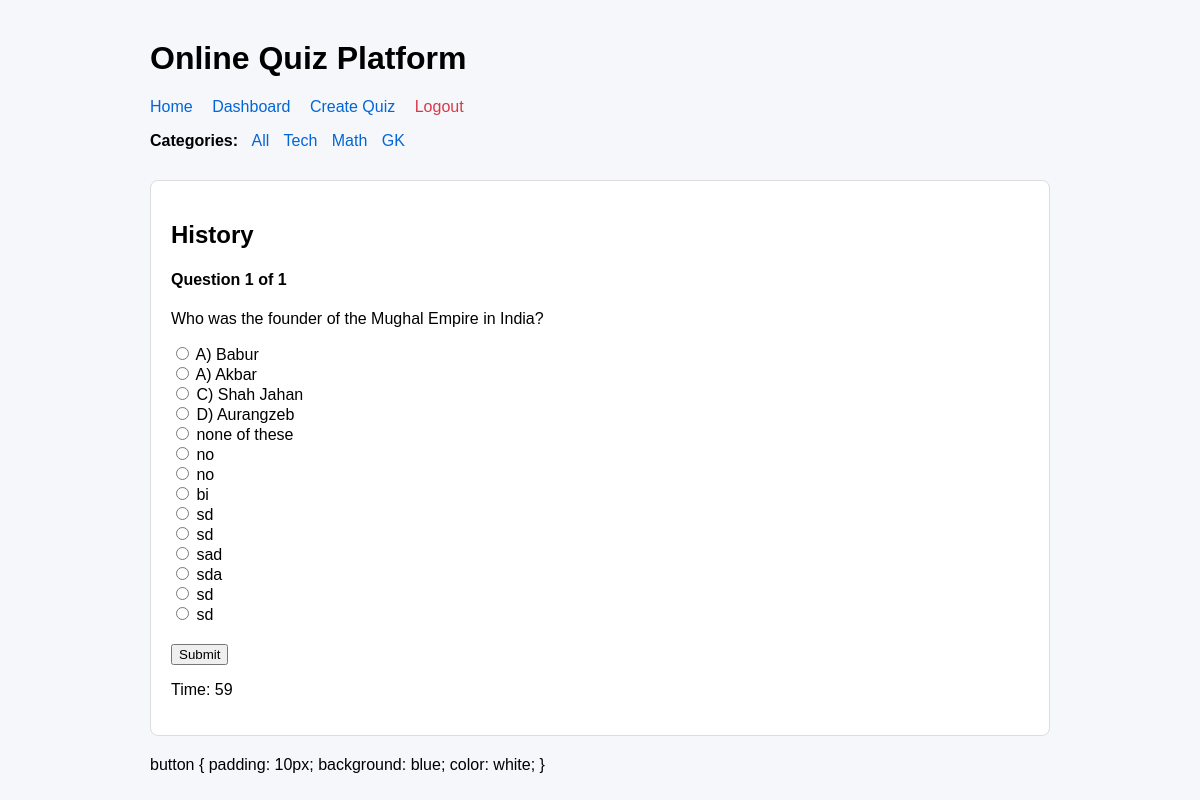
The page /quiz/1/ (signed in) on the database its author committed.
### quiz/models.py (models this page shows, shortened)
class Quiz(models.Model):
    CATEGORY_CHOICES = [
        ('tech', 'Technology'),
        ('math', 'Mathematics'),
        ('gk', 'General Knowledge'),
    ]
    DIFFICULTY_CHOICES = [
        ('easy', 'Easy'),
        ('medium', 'Medium'),
        ('hard', 'Hard'),
    ]
    title = models.CharField(max_length=200)
    description = models.TextField(blank=True)
    category = models.CharField(max_length=50, choices=CATEGORY_CHOICES, default='tech')
    difficulty = models.CharField(max_length=50, choices=DIFFICULTY_CHOICES, default='easy')
    created_by = models.ForeignKey(User, on_delete=models.CASCADE)
    created_at = models.DateTimeField(auto_now_add=True)

class Question(models.Model):
    quiz = models.ForeignKey(Quiz, on_delete=models.CASCADE, related_name='questions')
    question_text = models.TextField()

class Choice(models.Model):
    question = models.ForeignKey(Question, on_delete=models.CASCADE, related_name='choices')
    choice_text = models.CharField(max_length=255)
    is_correct = models.BooleanField(default=False)

### quiz/views.py (the view, shortened to what this page needs)
# urls.py: path('quiz/<int:quiz_id>/', views.start_quiz, name='start_quiz'),
def start_quiz(request, quiz_id):
    quiz = get_object_or_404(Quiz, id=quiz_id)
    questions = quiz.questions.prefetch_related('choices').all()
    return render(request, 'start_quiz.html', {
        'quiz': quiz,
        'questions': questions,
    })

### quiz/templates/start_quiz.html (shortened to what this page needs)
{% extends 'base.html' %}
{% block content %}
    <div class="card">
        <h2>{{ quiz.title }}</h2>
        {% if questions %}
            <form method="POST">
                {% for question in questions %}
                    <div class="question" style="display: none;">
                        <h4>Question {{ forloop.counter }} of {{ questions|length }}</h4>
                        <p>{{ question.question_text }}</p>
                        {% for choice in question.choices.all %}
                            <label>
                                <input type="radio" name="q{{ question.id }}" value="{{ choice.id }}">
                                {{ choice.choice_text }}
                            </label><br>
                        {% endfor %}
                    </div>
                {% endfor %}
                <div style="margin-top: 20px;">
                    <button type="submit" id="submitBtn">Submit</button>
                </div>
            </form>
            <p id="timer">Time: 60</p>
        {% else %}
            <p>This quiz has no questions yet.</p>
        {% endif %}
    </div>
{% endblock %}

### quiz/templates/base.html (style rules this page uses)
body { font-family: Arial, sans-serif; max-width: 900px; margin: 40px auto; padding: 0 20px; background-color: #f5f7fb; }
.card { border: 1px solid #ddd; padding: 20px; border-radius: 8px; margin-bottom: 20px; background: white; }

### rows shown on the page
Quiz: title "History"
Question: questions "1", question_text "Who was the founder of the Mughal Empire in India?"
Choice: choice_text "A) Babur"
Choice: choice_text "A) Akbar"
Choice: choice_text "C) Shah Jahan"
Choice: choice_text "D) Aurangzeb"
Choice: choice_text "none of these"
Choice: choice_text "no"
Choice: choice_text "no"
Choice: choice_text "bi"
Choice: choice_text "sd"
Choice: choice_text "sd"
Choice: choice_text "sad"
Choice: choice_text "sda"
Choice: choice_text "sd"
Choice: choice_text "sd"
